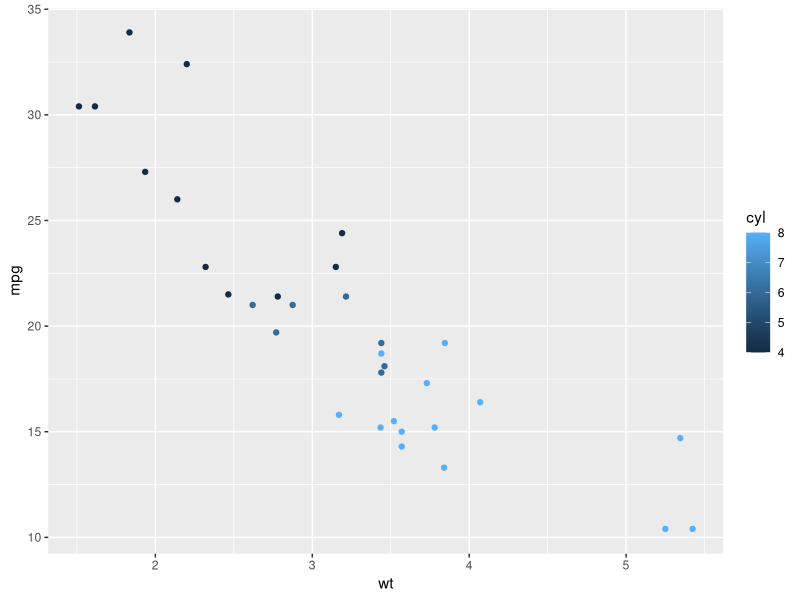
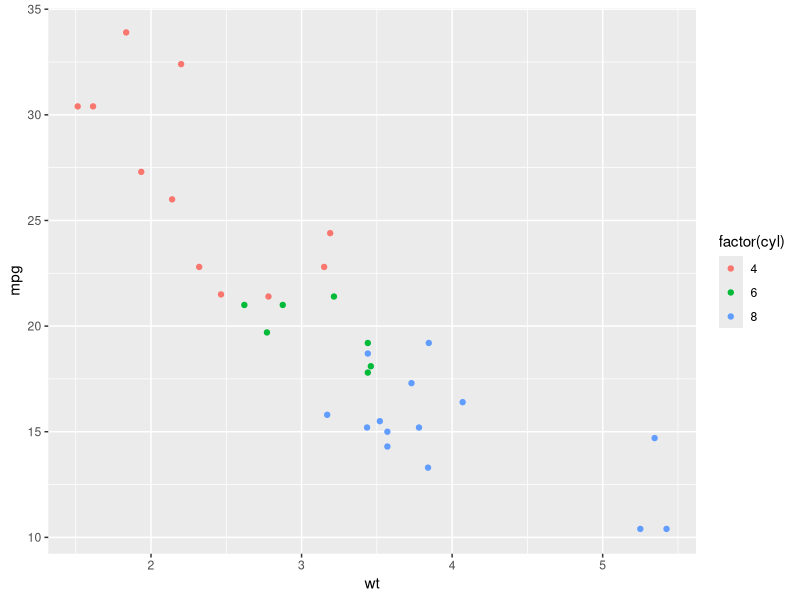
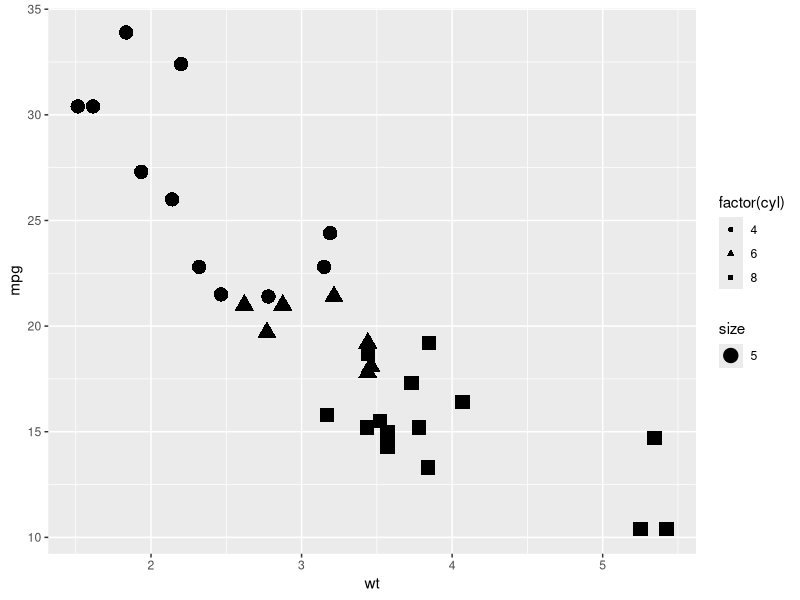
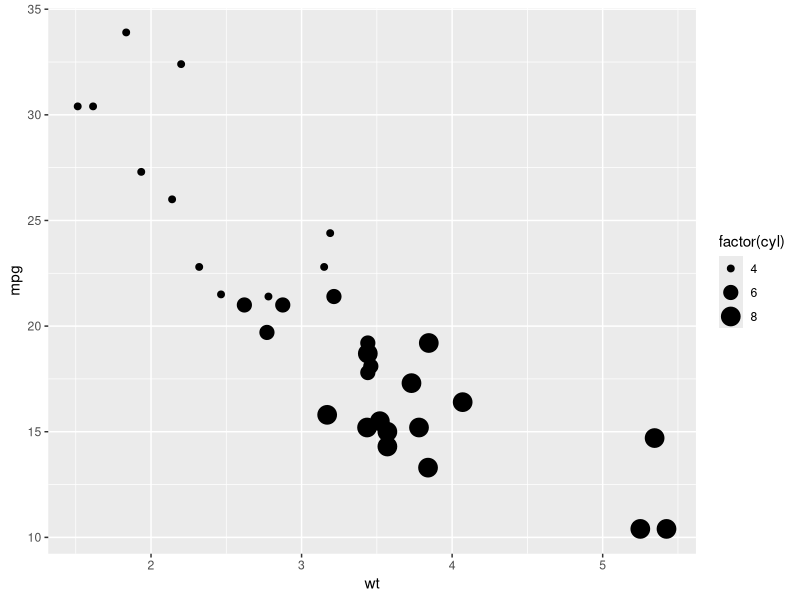
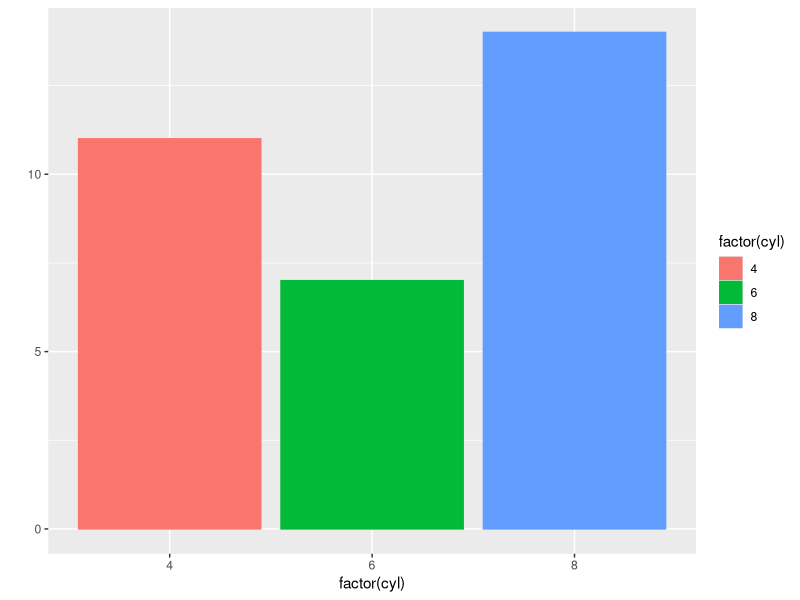

The R source for these figures, in order: (Note: this script raises an error after producing the figures.)

library(ggplot2)
head(mtcars)

qplot(wt, mpg, data=mtcars, color=cyl)

qplot(wt, mpg, data=mtcars, color=factor(cyl))

qplot(wt, mpg, data=mtcars, shape=factor(cyl), size=5)

qplot(wt, mpg, data=mtcars, size=factor(cyl), geom="point")

qplot(factor(cyl), data=mtcars, geom="bar", fill=factor(cyl), color=factor(cyl))

qplot(factor(cyl), data=mtcars, geom="bar", stat="identity")

qplot(factor(cyl), data=mtcars, geom="bar") + coord_flip()

#######################################################################
# If we want to change the presentation of heirarchical bar graphs
# We need to move to the full ggplot.  We'll take this one step at a
# time.  You will need the most recent version of ggplot, 2.0 or higher
# You can check the version in the Packages list in the lower-right 
# panel of RStudio.  If your version is < 2.0, download the newer version
# by re-installing the package.
#
# The first parameter to ggplot is the dataset you are graphing.  
# The second parameter is an "aesthetic" which defines what columns
# of the dataset will be used for each feature of the graph, such 
# as the x and y axes.
#######################################################################

ggplot(diamonds, aes(x=clarity))

#######################################################################
# This draws an empty graph but with the clarity "categories" on the
# x-axis.
#
# The important thing to realize is that ggplot is a function that doesn't
# draw anything by itself.  You need to "add" effects to it with +
# The easiest effect to add is the "bar" geometry, which will draw a
# bar graph.  This is EXACTLY like saying 'geom="bar"' in qplot.
# By default we get a histogram of the diamonds in the dataset with
# the various clarities.  I.e. the y-axis becomes the "count" of the 
# records.
#######################################################################

ggplot(diamonds, aes(x=clarity)) + geom_bar()

#######################################################################
# Adding parameters to geom_bar can make the graph more helpful.  For
# instance, setting the "fill" property of the main ggplot aesthetic 
# to the "cut" column in the data can create a stacked bar chart with 
# each clarity bar subdivided by the different diamond cuts.
#######################################################################

ggplot(diamonds, aes(x=clarity, fill=cut)) + geom_bar()

#######################################################################
# Finally, the geom_bar() function can use various "positions" to tell
# ggplot how to arrange the bars for the various cuts.
#######################################################################

# stack is the default, so this produces the same graph as before
ggplot(diamonds, aes(x=clarity, fill=cut)) + geom_bar(position="stack")
ggplot(diamonds, aes(x=clarity, fill=cut)) + geom_bar(position="dodge")  # side-by-side bars in each
ggplot(diamonds, aes(x=clarity, fill=cut)) + geom_bar(position="fill")  # percentage stacks
ggplot(diamonds, aes(x=clarity, fill=cut)) + geom_bar(position="identity")  # Over plotted bars (bars behind one another)

######################################################################
# There are many options that you can add onto a ggplot graph, such
# as trend lines.  Compare the following two commands
######################################################################

ggplot(mtcars, aes(x=wt, y=mpg)) + geom_point()
ggplot(mtcars, aes(x=wt, y=mpg)) + geom_point() + geom_smooth(method="lm")

# or we can remove the standard error region
ggplot(mtcars, aes(x=wt, y=mpg)) + geom_point() + geom_smooth(method="lm", se=F)

# It will even automatically separate the trend lines for different 
# groups if we set the color based on a categorical value
ggplot(mtcars, aes(x=wt, y=mpg, color=factor(cyl))) + 
        geom_point() + geom_smooth(method="lm", se=F)

######################################################################
# Be sure to explore all the geometry types.  We will be encountering
# many of them over then next weeks.
######################################################################

ggplot(mtcars, aes(x=cyl, y=mpg, fill=factor(cyl))) + geom_boxplot()
